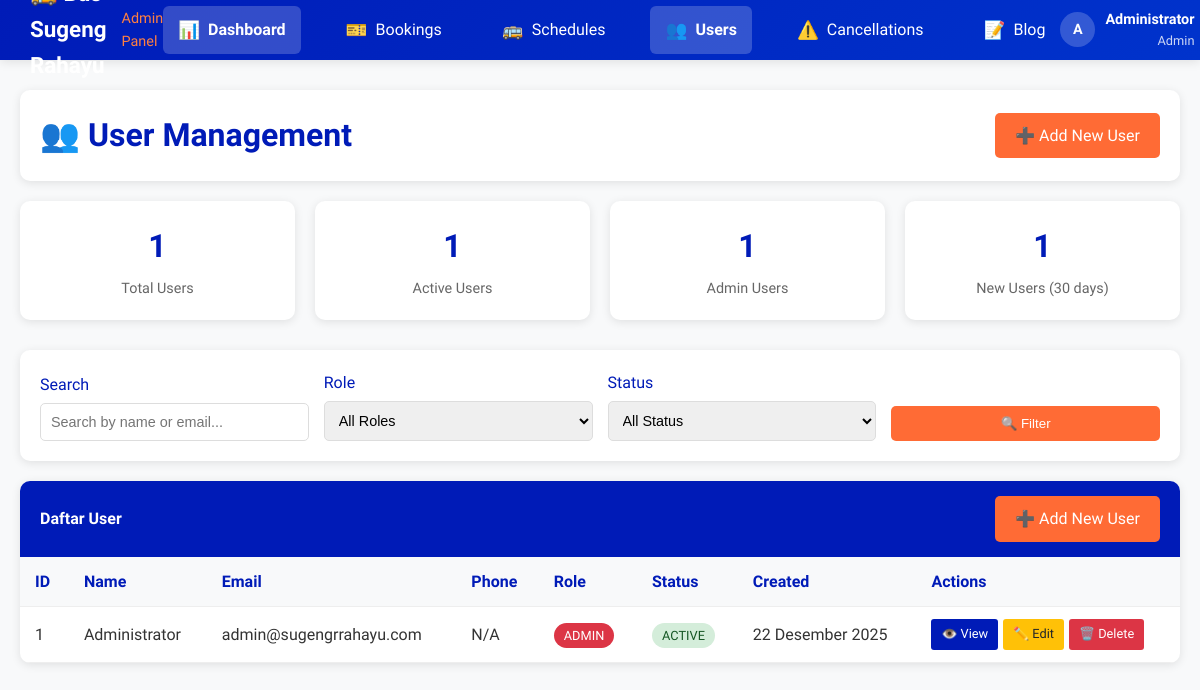
Screenshot of /admin/users/index.php (signed in) with the database file from the repository.
### tables this page shows
CREATE TABLE IF NOT EXISTS users (
    id INT PRIMARY KEY AUTO_INCREMENT,
    username VARCHAR(50) UNIQUE NOT NULL,
    email VARCHAR(100) UNIQUE NOT NULL,
    password VARCHAR(255) NOT NULL,
    full_name VARCHAR(100),
    phone VARCHAR(20),
    role ENUM('user', 'admin', 'staff') DEFAULT 'user',
    status ENUM('active', 'inactive') DEFAULT 'active',
    profile_image VARCHAR(255),
    created_at TIMESTAMP DEFAULT CURRENT_TIMESTAMP,
    updated_at TIMESTAMP DEFAULT CURRENT_TIMESTAMP ON UPDATE CURRENT_TIMESTAMP
);

### config.php (called while the page is built, shortened)
  <?php
if (!function_exists('format_date')) {
    function format_date($date) {
        $months = [
            'January' => 'Januari',
            'February' => 'Februari',
            'March' => 'Maret',
            'April' => 'April',
            'May' => 'Mei',
            'June' => 'Juni',
            'July' => 'Juli',
            'August' => 'Agustus',
            'September' => 'September',
            'October' => 'Oktober',
            'November' => 'November',
            'December' => 'Desember'
        ];
        $timestamp = strtotime($date);
        $formatted = date('d F Y', $timestamp);
        foreach ($months as $en => $id) {
            $formatted = str_replace($en, $id, $formatted);
        }
        return $formatted;
    }
}
?>

### admin/users/index.php (the view, shortened to what this page needs)
<?php
require_once '../../config.php';
include '../header-admin.php';
?>
<div class="users-content">
    <div class="users-header">
        <h1>👥 User Management</h1>
        <a href="create.php" class="btn-add-user">➕ Add New User</a>
    </div>
    <div class="stats-grid">
        <div class="stat-card">
            <div class="stat-number">
                <?php
                $total_users = mysqli_fetch_assoc(mysqli_query($koneksi, "SELECT COUNT(*) as total FROM users"))['total'];
                echo $total_users;
                ?>
            </div>
            <div class="stat-label">Total Users</div>
        </div>
        <div class="stat-card">
            <div class="stat-number">
                <?php
                $active_users = mysqli_fetch_assoc(mysqli_query($koneksi, "SELECT COUNT(*) as total FROM users WHERE status = 'active'"))['total'];
                echo $active_users;
                ?>
            </div>
            <div class="stat-label">Active Users</div>
        </div>
        <div class="stat-card">
            <div class="stat-number">
                <?php
                $admin_users = mysqli_fetch_assoc(mysqli_query($koneksi, "SELECT COUNT(*) as total FROM users WHERE role = 'admin'"))['total'];
                echo $admin_users;
                ?>
            </div>
            <div class="stat-label">Admin Users</div>
        </div>
        <div class="stat-card">
            <div class="stat-number">
                <?php
                $new_users = mysqli_fetch_assoc(mysqli_query($koneksi, "SELECT COUNT(*) as total FROM users WHERE created_at >= DATE_SUB(NOW(), INTERVAL 30 DAY)"))['total'];
                echo $new_users;
                ?>
            </div>
            <div class="stat-label">New Users (30 days)</div>
        </div>
    </div>
    <div class="filters-section">
        <form method="GET" action="">
            <div class="filters-grid">
                <div class="filter-group">
                    <label for="search">Search</label>
                    <input type="text" id="search" name="search" value="<?php echo $_GET['search'] ?? ''; ?>" placeholder="Search by name or email...">
                </div>
                <div class="filter-group">
                    <label for="role">Role</label>
                    <select id="role" name="role">
                        <option value="">All Roles</option>
                    </select>
                </div>
                <div class="filter-group">
                    <label for="status">Status</label>
                    <select id="status" name="status">
                        <option value="">All Status</option>
                    </select>
                </div>
                <div class="filter-group">
                    <button type="submit" class="btn-filter">🔍 Filter</button>
                </div>
            </div>
        </form>
    </div>
    <div class="users-table">
        <div class="table-header">
            <span>Daftar User</span>
            <a href="create.php" class="btn-add-user">➕ Add New User</a>
        </div>
        <div class="table-container">
            <table>
                <thead>
                    <tr>
                        <th>ID</th>
                        <th>Name</th>
                        <th>Email</th>
                        <th>Phone</th>
                        <th>Role</th>
                        <th>Status</th>
                        <th>Created</th>
                        <th>Actions</th>
                    </tr>
                </thead>
                <tbody>
                    <?php
                    $where_conditions = [];
                    $params = [];
                    $types = "";
                    $where_clause = !empty($where_conditions) ? "WHERE " . implode(" AND ", $where_conditions) : "";
                    $page = isset($_GET['page']) ? (int)$_GET['page'] : 1;
                    $per_page = 10;
                    $offset = ($page - 1) * $per_page;
                    $query = "SELECT * FROM users $where_clause ORDER BY created_at DESC LIMIT ? OFFSET ?";
                    $stmt = mysqli_prepare($koneksi, $query);
                    $params[] = $per_page;
                    $params[] = $offset;
                    $types .= "ii";
                    mysqli_stmt_bind_param($stmt, $types, ...$params);
                    mysqli_stmt_execute($stmt);
                    $result = mysqli_stmt_get_result($stmt);
                    if (mysqli_num_rows($result) > 0) {
                        while ($user = mysqli_fetch_assoc($result)) {
                            $role_class = 'role-' . $user['role'];
                            $status_class = 'status-' . $user['status'];
                            ?>
                            <tr>
                                <td><?php echo htmlspecialchars($user['id']); ?></td>
                                <td><?php echo htmlspecialchars($user['full_name']); ?></td>
                                <td><?php echo htmlspecialchars($user['email']); ?></td>
                                <td><?php echo htmlspecialchars($user['phone'] ?? 'N/A'); ?></td>
                                <td><span class="role-badge <?php echo $role_class; ?>"><?php echo ucfirst($user['role']); ?></span></td>
                                <td><span class="status-badge <?php echo $status_class; ?>"><?php echo ucfirst($user['status']); ?></span></td>
                                <td><?php echo format_date($user['created_at']); ?></td>
                                <td>
                                    <div class="action-buttons">
                                        <a href="view.php?id=<?php echo $user['id']; ?>" class="btn-action btn-view">👁️ View</a>
                                        <a href="edit.php?id=<?php echo $user['id']; ?>" class="btn-action btn-edit">✏️ Edit</a>
                                        <a href="delete.php?id=<?php echo $user['id']; ?>" class="btn-action btn-delete" onclick="return confirm('Are you sure you want to delete this user?')">🗑️ Delete</a>
                                    </div>
                                </td>
                            </tr>
                            <?php
                        }
                    }
                    ?>
                </tbody>
            </table>
        </div>
    </div>
</div>
<?php include '../footer-admin.php'; ?>

### admin/header-admin.php (style rules this page uses)
* { margin: 0; padding: 0; box-sizing: border-box; }
body { font-family: 'Segoe UI', Tahoma, Geneva, Verdana, sans-serif; background: #f8f9fa; color: #333; line-height: 1.6; }

### rows the page displays
users: id "1", full_name "Administrator", email "admin@sugengrrahayu.com", phone "N/A", role "ADMIN", status "ACTIVE", created_at "22 Desember 2025"

### other values shown
substr($_SESSION['user_name'] ?? 'A', 0, 1) "A"
$_SESSION['user_name'] "Administrator"
$_SESSION['user_role'] "Admin"
$total_users "1"
$active_users "1"
$admin_users "1"
$new_users "1"
